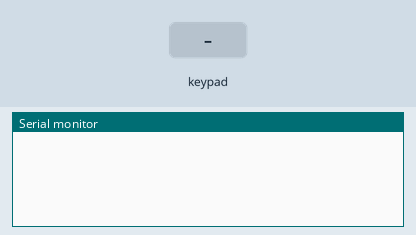
Simulated run of this sketch. Board: Arduino Uno, built with avr-gcc and run on an emulated ATmega328P. Parts: the last lines printed to the serial monitor. The test bench sets the inputs (shaded band).

Above: at 1.2 s.
1.3 s: key '1' pressed
At 2.1 s:
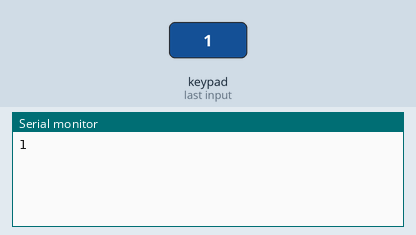
2.8 s: keypad keys 5 6 7 8 9 # pressed 0.4 s apart
At 6.0 s:
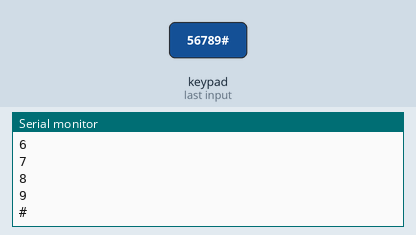
6.7 s: key '*' pressed
At 7.3 s:
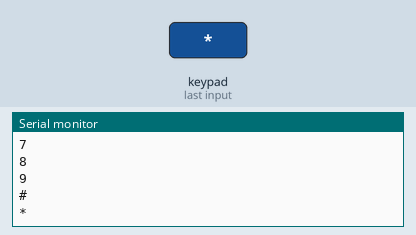
8.2 s: keypad keys 5 6 7 8 9 A pressed 0.4 s apart
At 11.2 s:
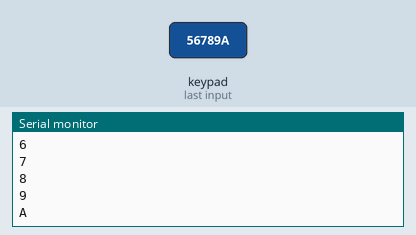
12.1 s: key 'B' pressed
At 12.6 s:
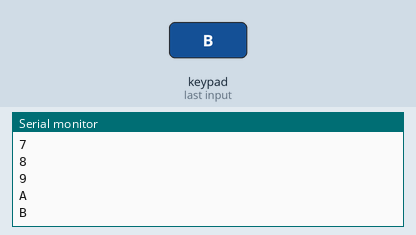
13.6 s: key 'C' pressed
At 15.1 s:
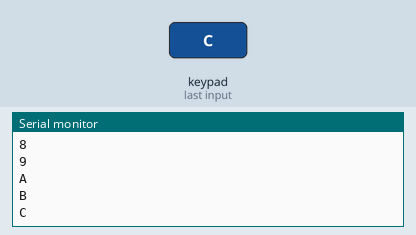
Timing chart, 0 to 16.1 s (numbered marks = the images above; inputs shaded):
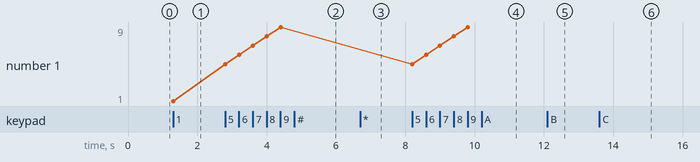

The sketch:

keypad.ino
```cpp
/* @file CustomKeypad.pde
|| @version 1.0
|| @author Alexander Brevig
|| @contact alexanderbrevig@gmail.com
||
|| @description
|| | Demonstrates changing the keypad size and key values.
|| #
*/
#include <Keypad.h>

const byte ROWS = 5; //four rows
const byte COLS = 3; //four columns
//define the cymbols on the buttons of the keypads
char hexaKeys[ROWS][COLS] = {
  {'1','2','3'},
  {'4','5','6'},
  {'7','8','9'},
  {'*','0','#'},
  {'A','B','C'},
};
byte rowPins[ROWS] = {5, 6, 7, 8, 9}; //connect to the row pinouts of the keypad
byte colPins[COLS] = {2, 3, 4}; //connect to the column pinouts of the keypad

//initialize an instance of class NewKeypad
Keypad customKeypad = Keypad( makeKeymap(hexaKeys), rowPins, colPins, ROWS, COLS);

void setup(){
  Serial.begin(9600);
}

void loop(){
  char customKey = customKeypad.getKey();

  if (customKey){
    Serial.println(customKey);
  }
}
```

Measured:
- after the input at 1.3 s, the serial monitor: prints a new line at once (image 1)
- after the input at 2.8 s, the serial monitor: prints a new line at once (image 2)
- after the input at 6.7 s, the serial monitor: prints a new line at once (image 3)
- after the input at 8.2 s, the serial monitor: prints a new line at once (image 4)
- after the input at 12.1 s, the serial monitor: prints a new line at once (image 5)
- after the input at 13.6 s, the serial monitor: prints a new line at once (image 6)
- plotted number 1: 1 → 9 after the input at 2.8 s
